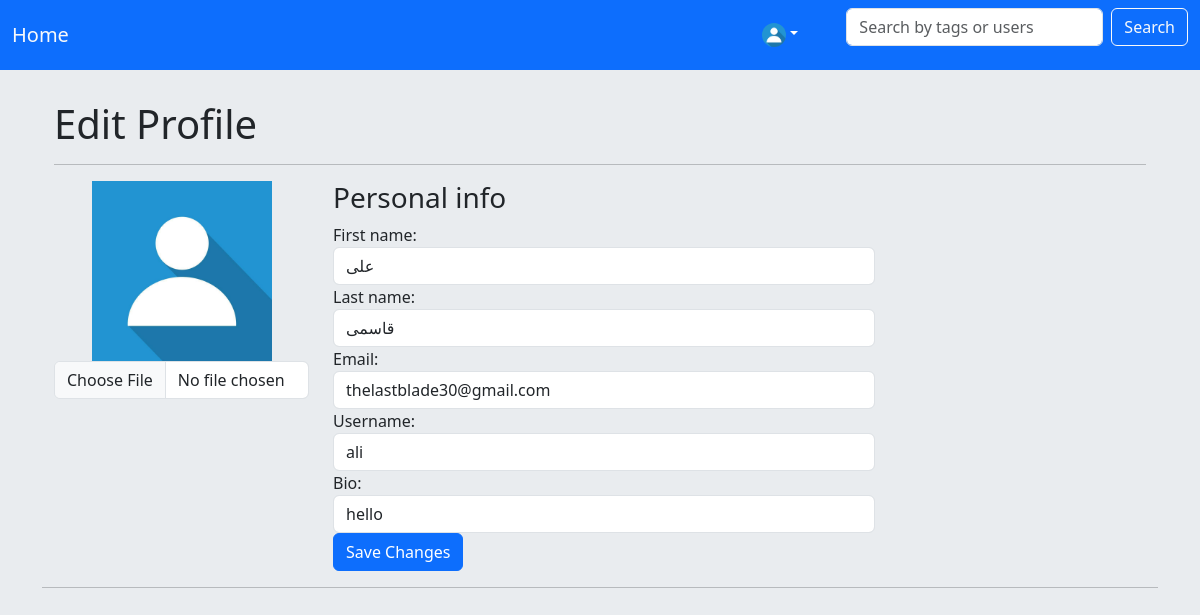
Page /accounts/profile (signed in) on the earlier database version.
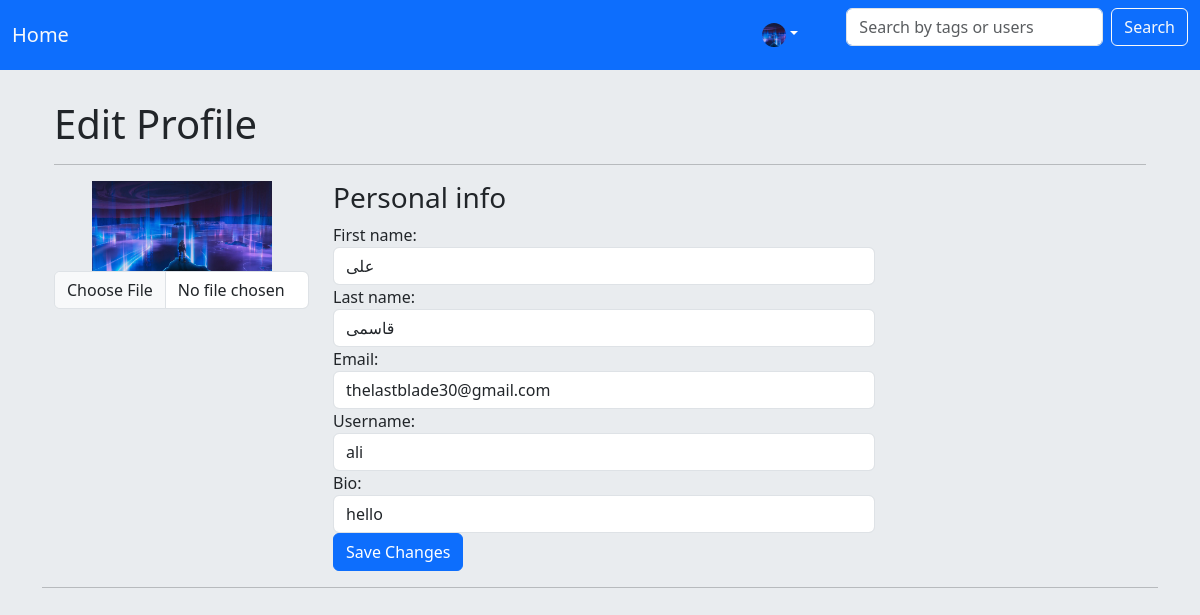
Same page on the later database version.
### accounts/models.py (models this page shows, shortened)
class CustomeUserModel(AbstractUser):
    bio = models.TextField(max_length= 500 , null=True , blank=True)
    picture = models.FileField(blank=True , null=True , upload_to='profile_pic/')
    follow = models.ManyToManyField('self' , related_name='follows',symmetrical=False)

### accounts/views.py (the view)
# urls.py: path('profile' , MyProfileView.as_view() , name='my_profile'),
class MyProfileView(UpdateView):
    model = CustomeUserModel
    template_name = 'profile.html'
    success_url = reverse_lazy('home')
    fields = ['username' , 'email' , 'bio' , 'picture' , 'first_name' , 'last_name']
    def get_context_data(self, **kwargs):
        context = super(MyProfileView , self).get_context_data()
        return context
    def get_object(self):
        return self.request.user

### templates/profile.html (shortened to what this page needs)
{%extends 'base.html'%}
{%load static%}
{% block content %}
<div class="container">
  <h1>Edit Profile</h1>
  <hr>
  <form class="form-horizontal" method="post" enctype="multipart/form-data">
    <div class="row">
      <div class="col-md-3">
        <div class="text-center">
          {%if user.picture%}
          <img style="width: 15vw;" src="{{user.picture.url}}" class="avatar img-circle" alt="avatar">
          {%else%}
          <img style="width: 15vw;" src="{% static 'default_pic.jpg' %}" alt="">
          {%endif%}
          <input name="picture" type="file" class="form-control">
        </div>
      </div>
      <div class="col-md-9 personal-info">
        <h3>Personal info</h3>
          <div class="form-group">
            <label class="col-lg-3 control-label">First name:</label>
            <div class="col-lg-8">
              <input name="first_name" class="form-control" type="text" value={{user.first_name}}>
            </div>
          </div>
          <div class="form-group">
            <label class="col-lg-3 control-label">Last name:</label>
            <div class="col-lg-8">
              <input name="last_name" class="form-control" type="text" value={{user.last_name}}>
            </div>
          </div>
          <div class="form-group">
            <label class="col-lg-3 control-label">Email:</label>
            <div class="col-lg-8">
              <input name="email" class="form-control" type="text" value={{user.email}}>
            </div>
          </div>
          <div class="form-group">
            <label class="col-md-3 control-label">Username:</label>
            <div class="col-md-8">
              <input name="username" class="form-control" type="text" value={{user.username}}>
            </div>
          </div>
          <div class="form-group">
            <label class="col-md-3 control-label">Bio:</label>
            <div class="col-md-8">
              <input name="bio" class="form-control" type="text" value={{user.bio}}>
            </div>
          </div>
          <div class="form-group">
            <div class="col-md-8">
              <input type="submit" class="btn btn-primary" value="Save Changes">
            </div>
          </div>
      </div>
    </div>
  </form>
</div>
<hr>
{% endblock %}

### templates/base.html (shortened to what this page needs)
{% load static %}
<html>
    <head>
        <link href="https://cdn.jsdelivr.net/npm/bootstrap@5.3.3/dist/css/bootstrap.min.css" rel="stylesheet">
        <link rel="stylesheet" href="{%static 'css/post.css'%}">
        <link rel="stylesheet" href="{%static 'css/base.css'%}">
    </head>
    <body class="bg-body-secondary" style="margin-top: 100;">
        <nav class="navbar navbar-expand-lg text-bg-primary fixed-top">
            <div class="container-fluid">
                <a class="navbar-brand text-light" href="{% url 'home'%}">Home</a>
                <div class="d-flex gap-5 align-items-center">
                    <div class="d-flex gap-2">
                        {%if user.is_authenticated%}
                        <div class="nav-item dropdown d-flex">
                            <a class="nav-link dropdown-toggle" href="{%url 'view_profile' user.id%}" role="button" data-bs-toggle="dropdown" aria-expanded="false">
                                    {%if user.picture%}
                                    <img class="rounded-circle object-fit-cover" style="height: 2vw; width: 2vw;" src="{{user.picture.url}}" style="width: 2vw;" alt=""></a>
                                    {%else%}
                                    <img style="width: 2vw;" class="rounded-circle" src="{%static 'default_pic.jpg'%}" alt=""></a>
                                    {%endif%}
                        {%else%}
                        <a href="{%url 'login'%}">login</a>
                        {%endif%}
                        </div>
                    </div>
                    <form class="d-flex align-items-center" action="{% url 'search_posts' %}" method="get">
                        <input class="form-control me-2" type="text" name="q" placeholder="Search by tags or users">
                        <input class="btn btn-outline-light" type="submit" value="Search">
                    </form>
                </div>
            </div>
        </nav>
        <div class="container">
            {% block content %}
            {% endblock %}
        </div>
    </body>
</html>

### static/css/post.css (style rules this page uses)
body { margin-top:20px; background:#eee; }

Differences in the rows shown:
changed CustomeUserModel "علی": picture: picture added
